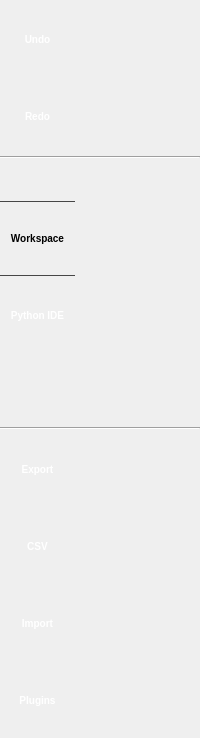
     <widget class="QFrame" name="modeSwitcherPanel">
      <property name="sizePolicy">
       <sizepolicy hsizetype="Maximum" vsizetype="Preferred">
        <horstretch>0</horstretch>
        <verstretch>0</verstretch>
       </sizepolicy>
      </property>
      <property name="styleSheet">
       <string notr="true">#modeSwitcherPanel {
	border-top: black;
	border-bottom: black;
	border-right: black;
	border-left: black;
	background-color: qlineargradient(spread:pad, x1:0, y1:0, x2:1, y2:0, stop:0 rgba(73, 73, 73, 255), stop:1 rgba(130, 130, 130, 255));
}

QToolButton {
	border-image:none;
	border-top: 1px solid rgba(0,0,0,0);
	border-bottom: 1px solid rgba(0,0,0,0);
	border-left: 0px solid rgba(0,0,0,0);
	border-right: 0px solid rgba(0,0,0,0);
	color: white;
	font: bold 10px;
	height:20px;
    background-color: rgba(0,0,0,0);
}

QToolButton:hover {
	border-image:none;
	background-color: qlineargradient(spread:pad, x1:0, y1:0, x2:1, y2:0,
    stop:0 rgba(93, 93, 93, 255),
    stop:1 rgba(150, 150, 150, 255));
	border-top: 1px solid qlineargradient(x1: 0, y1: 0, x2: 1, y2: 0,
	stop: 0.0 rgba(0,0,0,0),
	stop: 0.4 rgba(170,170,170,255),
	stop: 0.5 rgba(170,170,170,255),
	stop: 1.0 rgba(0,0,0,0));
	border-bottom: 1px solid qlineargradient(x1: 0, y1: 0, x2: 1, y2: 0,
	stop: 0.0 rgba(0,0,0,0),
	stop: 0.4 rgba(170,170,170,255),
	stop: 0.5 rgba(170,170,170,255),
	stop: 1.0 rgba(0,0,0,0));
}

QToolButton:checked, QToolButton:checked:pressed, QToolButton:pressed {
	border-image:none;
	color: black;
    background-color: qlineargradient(spread:pad, x1:0, y1:0, x2:1, y2:0,
    stop:0 rgba(198, 198, 198, 255),
    stop:1 rgba(255, 255, 255, 255));
	border-top: 1px solid rgba(70,70,70);
	border-bottom: 1px solid rgba(70,70,70);
}

QPushButton::pressed {
	border-image:none;
	background-color: qlineargradient(spread:pad, x1:0, y1:0, x2:1, y2:0, stop:0 rgba(53, 53, 53, 255), stop:1 rgba(120, 120, 120, 255));
	border-top: 1px solid rgba(70,70,70);
	border-bottom: 1px solid rgba(70,70,70);
}

QToolButton:pressed {
	border-image:none;
}</string>
      </property>
      <property name="frameShape">
       <enum>QFrame::NoFrame</enum>
      </property>
      <property name="frameShadow">
       <enum>QFrame::Raised</enum>
      </property>
      <layout class="QVBoxLayout" name="verticalLayout_2">
       <property name="spacing">
        <number>2</number>
       </property>
       <property name="leftMargin">
        <number>0</number>
       </property>
       <property name="topMargin">
        <number>0</number>
       </property>
       <property name="rightMargin">
        <number>0</number>
       </property>
       <property name="bottomMargin">
        <number>0</number>
       </property>
       <item>
        <widget class="HeaderFrame" name="modeSwitcherHeader" native="true">
         <property name="sizePolicy">
          <sizepolicy hsizetype="Expanding" vsizetype="Maximum">
           <horstretch>0</horstretch>
           <verstretch>0</verstretch>
          </sizepolicy>
         </property>
         <property name="expandable" stdset="0">
          <bool>false</bool>
         </property>
        </widget>
       </item>
       <item>
        <widget class="QToolButton" name="undoButton">
         <property name="minimumSize">
          <size>
           <width>75</width>
           <height>75</height>
          </size>
         </property>
         <property name="maximumSize">
          <size>
           <width>75</width>
           <height>75</height>
          </size>
         </property>
         <property name="text">
          <string>Undo</string>
         </property>
         <property name="icon">
          <iconset>
           <normaloff>:/talipot/graphperspective/icons/32/undo.png</normaloff>:/talipot/graphperspective/icons/32/undo.png</iconset>
         </property>
         <property name="iconSize">
          <size>
           <width>32</width>
           <height>32</height>
          </size>
         </property>
         <property name="toolButtonStyle">
          <enum>Qt::ToolButtonTextUnderIcon</enum>
         </property>
        </widget>
       </item>
       <item>
        <widget class="QToolButton" name="redoButton">
         <property name="minimumSize">
          <size>
           <width>75</width>
           <height>75</height>
          </size>
         </property>
         <property name="maximumSize">
          <size>
           <width>75</width>
           <height>75</height>
          </size>
         </property>
         <property name="text">
          <string>Redo</string>
         </property>
         <property name="icon">
          <iconset>
           <normaloff>:/talipot/graphperspective/icons/32/redo.png</normaloff>:/talipot/graphperspective/icons/32/redo.png</iconset>
         </property>
         <property name="iconSize">
          <size>
           <width>32</width>
           <height>32</height>
          </size>
         </property>
         <property name="toolButtonStyle">
          <enum>Qt::ToolButtonTextUnderIcon</enum>
         </property>
        </widget>
       </item>
       <item>
        <widget class="Line" name="line">
         <property name="orientation">
          <enum>Qt::Horizontal</enum>
         </property>
        </widget>
       </item>
       <item>
        <spacer name="verticalSpacer_2">
         <property name="orientation">
          <enum>Qt::Vertical</enum>
         </property>
         <property name="sizeHint" stdset="0">
          <size>
           <width>20</width>
           <height>40</height>
          </size>
         </property>
        </spacer>
       </item>
       <item>
        <widget class="QToolButton" name="workspaceButton">
         <property name="minimumSize">
          <size>
           <width>75</width>
           <height>75</height>
          </size>
         </property>
         <property name="maximumSize">
          <size>
           <width>75</width>
           <height>75</height>
          </size>
         </property>
         <property name="text">
          <string>Workspace</string>
         </property>
         <property name="icon">
          <iconset>
           <normaloff>:/talipot/graphperspective/icons/48/desktop.png</normaloff>:/talipot/graphperspective/icons/48/desktop.png</iconset>
         </property>
         <property name="iconSize">
          <size>
           <width>32</width>
           <height>32</height>
          </size>
         </property>
         <property name="checkable">
          <bool>true</bool>
         </property>
         <property name="checked">
          <bool>true</bool>
         </property>
         <property name="toolButtonStyle">
          <enum>Qt::ToolButtonTextUnderIcon</enum>
         </property>
        </widget>
       </item>
       <item>
        <widget class="QToolButton" name="developButton">
         <property name="enabled">
          <bool>false</bool>
         </property>
         <property name="minimumSize">
          <size>
           <width>75</width>
           <height>75</height>
          </size>
         </property>
         <property name="maximumSize">
          <size>
           <width>75</width>
           <height>75</height>
          </size>
         </property>
         <property name="text">
          <string>Python IDE</string>
         </property>
         <property name="icon">
          <iconset>
           <normaloff>:/talipot/graphperspective/icons/48/python.png</normaloff>:/talipot/graphperspective/icons/48/python.png</iconset>
         </property>
         <property name="iconSize">
          <size>
           <width>32</width>
           <height>32</height>
          </size>
         </property>
         <property name="checkable">
          <bool>false</bool>
         </property>
         <property name="toolButtonStyle">
          <enum>Qt::ToolButtonTextUnderIcon</enum>
         </property>
        </widget>
       </item>
       <item>
        <spacer name="verticalSpacer">
         <property name="orientation">
          <enum>Qt::Vertical</enum>
         </property>
         <property name="sizeHint" stdset="0">
          <size>
           <width>20</width>
           <height>40</height>
          </size>
         </property>
        </spacer>
       </item>
       <item>
        <widget class="QFrame" name="loggerFrame">
         <property name="maximumSize">
          <size>
           <width>75</width>
           <height>16777215</height>
          </size>
         </property>
         <property name="styleSheet">
          <string notr="true">QLabel {
font: bold 10px;
color: white;
}</string>
         </property>
         <layout class="QVBoxLayout" name="verticalLayout_4">
          <property name="leftMargin">
           <number>4</number>
          </property>
          <property name="topMargin">
           <number>0</number>
          </property>
          <property name="rightMargin">
           <number>4</number>
          </property>
          <property name="bottomMargin">
           <number>0</number>
          </property>
          <item>
           <layout class="QHBoxLayout" name="horizontalLayout_10">
            <item>
             <widget class="QFrame" name="loggerFrameInfo">
              <property name="maximumSize">
               <size>
                <width>75</width>
                <height>16777215</height>
               </size>
              </property>
              <property name="styleSheet">
               <string notr="true">QLabel {
font: bold 10px;
color: white;
}</string>
              </property>
              <layout class="QHBoxLayout" name="horizontalLayout_9">
               <property name="leftMargin">
                <number>0</number>
               </property>
               <property name="topMargin">
                <number>0</number>
               </property>
               <property name="rightMargin">
                <number>0</number>
               </property>
               <property name="bottomMargin">
                <number>0</number>
               </property>
               <item>
                <widget class="QLabel" name="loggerIconInfo">
                 <property name="sizePolicy">
                  <sizepolicy hsizetype="Expanding" vsizetype="Preferred">
                   <horstretch>0</horstretch>
                   <verstretch>0</verstretch>
                  </sizepolicy>
                 </property>
                 <property name="alignment">
                  <set>Qt::AlignRight|Qt::AlignTrailing|Qt::AlignVCenter</set>
                 </property>
                </widget>
               </item>
               <item>
                <widget class="QLabel" name="loggerMessageInfo">
                 <property name="sizePolicy">
                  <sizepolicy hsizetype="Expanding" vsizetype="Preferred">
                   <horstretch>0</horstretch>
                   <verstretch>0</verstretch>
                  </sizepolicy>
                 </property>
                 <property name="maximumSize">
                  <size>
                   <width>75</width>
                   <height>16777215</height>
                  </size>
                 </property>
                </widget>
               </item>
              </layout>
             </widget>
            </item>
            <item>
             <widget class="QFrame" name="loggerFramePython">
              <property name="maximumSize">
               <size>
                <width>75</width>
                <height>16777215</height>
               </size>
              </property>
              <property name="styleSheet">
               <string notr="true">QLabel {
font: bold 10px;
color: white;
}</string>
              </property>
              <layout class="QHBoxLayout" name="horizontalLayout_4">
               <property name="leftMargin">
                <number>0</number>
               </property>
               <property name="topMargin">
                <number>0</number>
               </property>
               <property name="rightMargin">
                <number>0</number>
               </property>
               <property name="bottomMargin">
                <number>0</number>
               </property>
               <item>
                <widget class="QLabel" name="loggerIconPython">
                 <property name="sizePolicy">
                  <sizepolicy hsizetype="Expanding" vsizetype="Preferred">
                   <horstretch>0</horstretch>
                   <verstretch>0</verstretch>
                  </sizepolicy>
                 </property>
                 <property name="alignment">
                  <set>Qt::AlignRight|Qt::AlignTrailing|Qt::AlignVCenter</set>
                 </property>
                </widget>
               </item>
               <item>
                <widget class="QLabel" name="loggerMessagePython">
                 <property name="sizePolicy">
                  <sizepolicy hsizetype="Expanding" vsizetype="Preferred">
                   <horstretch>0</horstretch>
                   <verstretch>0</verstretch>
                  </sizepolicy>
                 </property>
                 <property name="maximumSize">
                  <size>
                   <width>75</width>
                   <height>16777215</height>
                  </size>
                 </property>
                </widget>
               </item>
              </layout>
             </widget>
            </item>
           </layout>
          </item>
          <item>
           <layout class="QHBoxLayout" name="horizontalLayout_2">
            <item>
             <widget class="QFrame" name="loggerFrameWarning">
              <property name="maximumSize">
               <size>
                <width>75</width>
                <height>16777215</height>
               </size>
              </property>
              <property name="styleSheet">
               <string notr="true">QLabel {
font: bold 10px;
color: white;
}</string>
              </property>
              <layout class="QHBoxLayout" name="horizontalLayout_7">
               <property name="leftMargin">
                <number>0</number>
               </property>
               <property name="topMargin">
                <number>0</number>
               </property>
               <property name="rightMargin">
                <number>0</number>
               </property>
               <property name="bottomMargin">
                <number>0</number>
               </property>
               <item>
                <widget class="QLabel" name="loggerIconWarning">
                 <property name="sizePolicy">
                  <sizepolicy hsizetype="Expanding" vsizetype="Preferred">
                   <horstretch>0</horstretch>
                   <verstretch>0</verstretch>
                  </sizepolicy>
                 </property>
                 <property name="alignment">
                  <set>Qt::AlignRight|Qt::AlignTrailing|Qt::AlignVCenter</set>
                 </property>
                </widget>
               </item>
               <item>
                <widget class="QLabel" name="loggerMessageWarning">
                 <property name="sizePolicy">
                  <sizepolicy hsizetype="Expanding" vsizetype="Preferred">
                   <horstretch>0</horstretch>
                   <verstretch>0</verstretch>
                  </sizepolicy>
                 </property>
                 <property name="maximumSize">
                  <size>
                   <width>75</width>
                   <height>16777215</height>
                  </size>
                 </property>
                </widget>
               </item>
              </layout>
             </widget>
            </item>
            <item>
             <widget class="QFrame" name="loggerFrameError">
              <property name="maximumSize">
               <size>
                <width>75</width>
                <height>16777215</height>
               </size>
              </property>
              <property name="styleSheet">
               <string notr="true">QLabel {
font: bold 10px;
color: white;
}</string>
              </property>
              <layout class="QHBoxLayout" name="horizontalLayout_8">
               <property name="leftMargin">
                <number>0</number>
               </property>
               <property name="topMargin">
                <number>0</number>
               </property>
               <property name="rightMargin">
                <number>0</number>
               </property>
               <property name="bottomMargin">
                <number>0</number>
               </property>
               <item>
                <widget class="QLabel" name="loggerIconError">
                 <property name="sizePolicy">
                  <sizepolicy hsizetype="Expanding" vsizetype="Preferred">
                   <horstretch>0</horstretch>
                   <verstretch>0</verstretch>
                  </sizepolicy>
                 </property>
                 <property name="alignment">
                  <set>Qt::AlignRight|Qt::AlignTrailing|Qt::AlignVCenter</set>
                 </property>
                </widget>
               </item>
               <item>
                <widget class="QLabel" name="loggerMessageError">
                 <property name="sizePolicy">
                  <sizepolicy hsizetype="Expanding" vsizetype="Preferred">
                   <horstretch>0</horstretch>
                   <verstretch>0</verstretch>
                  </sizepolicy>
                 </property>
                 <property name="maximumSize">
                  <size>
                   <width>75</width>
                   <height>16777215</height>
                  </size>
                 </property>
                </widget>
               </item>
              </layout>
             </widget>
            </item>
           </layout>
          </item>
         </layout>
        </widget>
       </item>
       <item>
        <widget class="Line" name="modesSeparator">
         <property name="orientation">
          <enum>Qt::Horizontal</enum>
         </property>
        </widget>
       </item>
       <item>
        <widget class="QToolButton" name="exportButton">
         <property name="enabled">
          <bool>false</bool>
         </property>
         <property name="minimumSize">
          <size>
           <width>75</width>
           <height>75</height>
          </size>
         </property>
         <property name="maximumSize">
          <size>
           <width>75</width>
           <height>75</height>
          </size>
         </property>
         <property name="text">
          <string>Export</string>
         </property>
         <property name="icon">
          <iconset resource="../../../../library/talipot-gui/resources/TalipotGUIResource.qrc">
           <normaloff>:/talipot/gui/icons/64/document-export.png</normaloff>:/talipot/gui/icons/64/document-export.png</iconset>
         </property>
         <property name="iconSize">
          <size>
           <width>32</width>
           <height>32</height>
          </size>
         </property>
         <property name="toolButtonStyle">
          <enum>Qt::ToolButtonTextUnderIcon</enum>
         </property>
        </widget>
       </item>
       <item>
        <widget class="QToolButton" name="csvImportButton">
         <property name="minimumSize">
          <size>
           <width>75</width>
           <height>75</height>
          </size>
         </property>
         <property name="maximumSize">
          <size>
           <width>75</width>
           <height>75</height>
          </size>
         </property>
         <property name="text">
          <string>CSV</string>
         </property>
         <property name="icon">
          <iconset>
           <normaloff>:/talipot/graphperspective/icons/32/spreadsheet.png</normaloff>:/talipot/graphperspective/icons/32/spreadsheet.png</iconset>
         </property>
         <property name="iconSize">
          <size>
           <width>32</width>
           <height>32</height>
          </size>
         </property>
         <property name="toolButtonStyle">
          <enum>Qt::ToolButtonTextUnderIcon</enum>
         </property>
        </widget>
       </item>
       <item>
        <widget class="QToolButton" name="importButton">
         <property name="minimumSize">
          <size>
           <width>75</width>
           <height>75</height>
          </size>
         </property>
         <property name="maximumSize">
          <size>
           <width>75</width>
           <height>75</height>
          </size>
         </property>
         <property name="text">
          <string>Import</string>
         </property>
         <property name="icon">
          <iconset resource="../../../../library/talipot-gui/resources/TalipotGUIResource.qrc">
           <normaloff>:/talipot/gui/icons/64/document-import.png</normaloff>:/talipot/gui/icons/64/document-import.png</iconset>
         </property>
         <property name="iconSize">
          <size>
           <width>32</width>
           <height>32</height>
          </size>
         </property>
         <property name="toolButtonStyle">
          <enum>Qt::ToolButtonTextUnderIcon</enum>
         </property>
        </widget>
       </item>
       <item>
        <widget class="QToolButton" name="pluginsButton">
         <property name="minimumSize">
          <size>
           <width>75</width>
           <height>75</height>
          </size>
         </property>
         <property name="maximumSize">
          <size>
           <width>75</width>
           <height>75</height>
          </size>
         </property>
         <property name="text">
          <string>Plugins</string>
         </property>
         <property name="icon">
          <iconset>
           <normaloff>:/talipot/graphperspective/icons/32/system-software-install.png</normaloff>:/talipot/graphperspective/icons/32/system-software-install.png</iconset>
         </property>
         <property name="iconSize">
          <size>
           <width>32</width>
           <height>32</height>
          </size>
         </property>
         <property name="toolButtonStyle">
          <enum>Qt::ToolButtonTextUnderIcon</enum>
         </property>
        </widget>
       </item>
      </layout>
     </widget>
